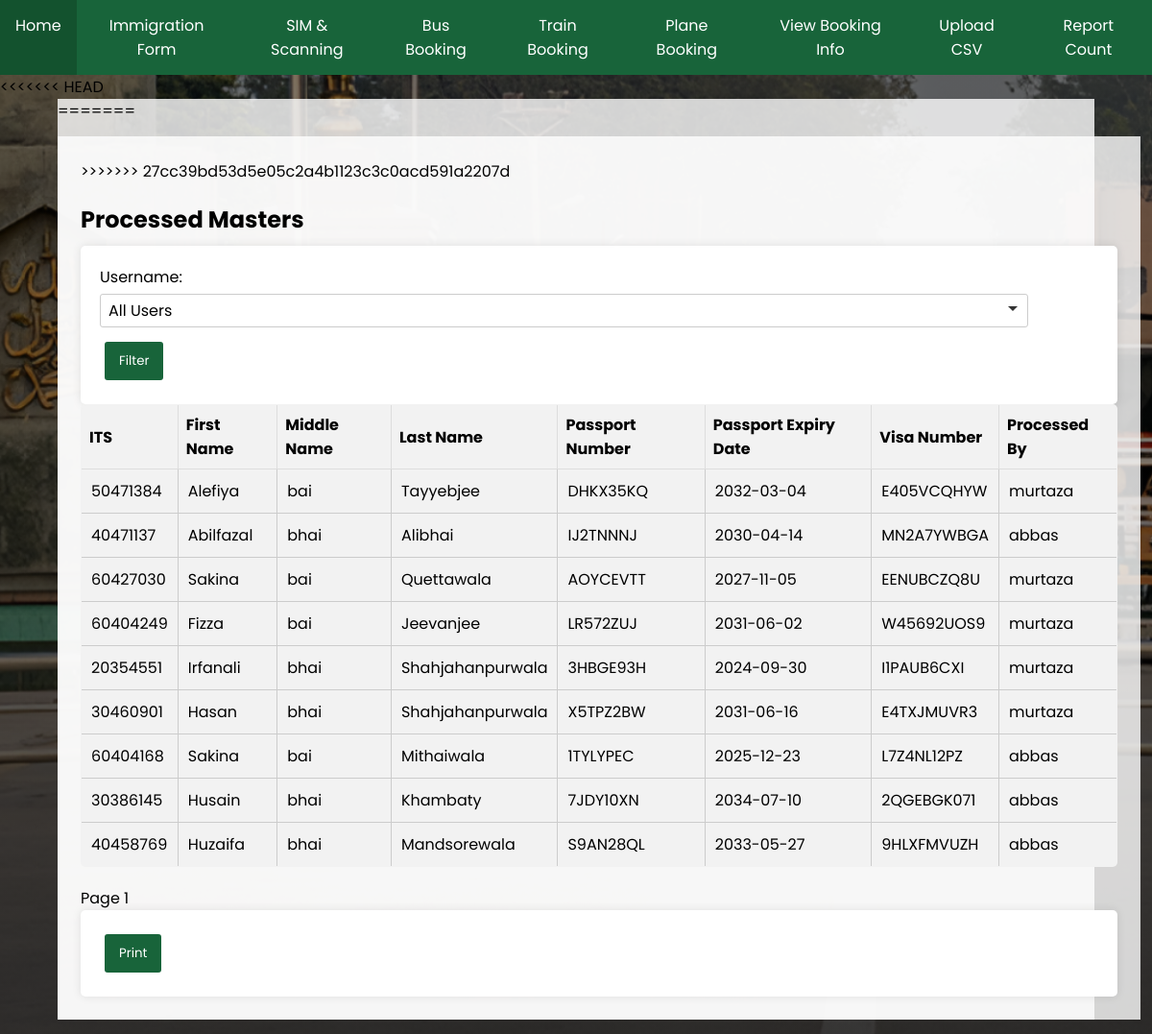
/processed-masters/, run on the app's committed database.
### database.py (models this page shows)
class ProcessedMaster(Base):
    __tablename__ = "processed_master"
    id = Column(Integer, primary_key=True, index=True)
    ITS = Column(Integer, ForeignKey('master.ITS'), unique=True, index=True)
    first_name = Column(String, index=True)
    middle_name = Column(String, index=True)
    last_name = Column(String, index=True)
    DOB = Column(Date)
    passport_No = Column(String, index=True)
    passport_Expiry = Column(Date, index=True)
    Visa_No = Column(String, index=True)
    Mode_of_Transport = Column(String, index=True)
    phone = Column(String, index=True)
    arrived = Column(Boolean, default=False)
    timestamp = Column(DateTime, default=func.now())
    processed_by = Column(String, ForeignKey('users.username'))

### main.py (the view)
@app.get("/processed-masters/", response_class=HTMLResponse)
async def get_processed_masters(
    request: Request,
    page: int = 1,
    user: str = None,  # Accept username from query parameter
    db: Session = Depends(get_db)
):
    users = db.query(User).all()
    total_count = db.query(func.count(ProcessedMaster.ITS)).scalar()
    query = db.query(ProcessedMaster)
    if user:
        query = query.filter(ProcessedMaster.processed_by == user)
    processed_masters = (
        query.offset((page - 1) * PAGE_SIZE)
        .limit(PAGE_SIZE)
        .all()
    )
    return templates.TemplateResponse(
        "processed_masters.html",
        {
            "request": request,
            "processed_masters": processed_masters,
            "page": page,
            "page_size": PAGE_SIZE,
            "total_count": total_count,
            "users": users,
            "selected_user": user,  # Pass the selected username to the template
        }
    )

### templates/processed_masters.html (shortened to what this page needs)
{% extends "base.html" %}
{% block content %}
<h2>Processed Masters</h2>
<form action="" method="get">
  <label for="user">Username:</label>
  <select name="user" id="user">
    <option value="">All Users</option>
  </select>
  <button type="submit">Filter</button>
</form>
<table>
  <tr>
    <th>ITS</th>
    <th>First Name</th>
    <th>Middle Name</th>
    <th>Last Name</th>
    <th>Passport Number</th>
    <th>Passport Expiry Date</th>
    <th>Visa Number</th>
    <th>Processed By</th>
  </tr>
  {% for master in processed_masters %}
    {% if not selected_user or master.processed_by == selected_user %}
    <tr>
      <td>{{ master.ITS }}</td>
      <td>{{ master.first_name }}</td>
      <td>{{ master.middle_name }}</td>
      <td>{{ master.last_name }}</td>
      <td>{{ master.passport_No }}</td>
      <td>{{ master.passport_Expiry }}</td>
      <td>{{ master.Visa_No }}</td>
      <td>{{ master.processed_by }}</td>
    </tr>
    {% endif %}
  {% endfor %}
</table>
{% if processed_masters %}
<div>
  Page {{ page }}
</div>
<div>
  <form action="/print" method="post">
    <button type="submit">Print</button>
  </form>
</div>
{% endif %}
{% endblock %}

### static/styles.css (style rules this page uses)
body { margin: 0; padding: 0; font-family: 'Poppins', sans-serif; background-image: linear-gradient(rgba(0, 0, 0, 0.5), rgba(0, 0, 0, 0.5)), url('Login Page bg.png'); background-size: cover; }
form { background-color: #fff; padding: 20px; border-radius: 5px; box-shadow: 0 0 10px rgba(0, 0, 0, 0.1); }
form label { display: block; margin-bottom: 5px; }
form input, form select { width: 93%; padding: 8px; margin-bottom: 10px; border: 1px solid #ccc; border-radius: 3px; }
form select { appearance: none; background-size: 10px; padding-right: 30px; }
form button { background-color: #18643A; color: #fff; padding: 10px 15px; border: none; border-radius: 3px; cursor: pointer; transition: background-color 0.3s; }
table { width: 100%; border-collapse: collapse; margin-bottom: 20px; background-color: #f2f2f2; }
table, th, td { border: 1px solid #ddd; }
th, td { padding: 8px; text-align: left; }
th { background-color: #f2f2f2; }
h1, h2, h3 { margin-bottom: 10px; }
button { background-color: #18643A; color: white; border: none; padding: 10px 20px; margin: 5px; cursor: pointer; border-radius: 5px; font-family: 'Poppins'; }
table { width: 100%; margin-bottom: 20px; border-collapse: collapse; border-radius: 5px; overflow: hidden; }
td { padding: 10px; border: 1px solid #ccc; text-align: left; }
th { text-align: left; }
select { font-family: 'poppins'; font-size: 1rem; border-radius:5px; margin-bottom: 0.5rem; }

### data on the page
ProcessedMaster: ITS "50471384", first_name "Alefiya", middle_name "bai", last_name "Tayyebjee", passport_No "DHKX35KQ", passport_Expiry "2032-03-04", Visa_No "E405VCQHYW", processed_by "murtaza"
ProcessedMaster: ITS "40471137", first_name "Abilfazal", middle_name "bhai", last_name "Alibhai", passport_No "IJ2TNNNJ", passport_Expiry "2030-04-14", Visa_No "MN2A7YWBGA", processed_by "abbas"
ProcessedMaster: ITS "60427030", first_name "Sakina", middle_name "bai", last_name "Quettawala", passport_No "AOYCEVTT", passport_Expiry "2027-11-05", Visa_No "EENUBCZQ8U", processed_by "murtaza"
ProcessedMaster: ITS "60404249", first_name "Fizza", middle_name "bai", last_name "Jeevanjee", passport_No "LR572ZUJ", passport_Expiry "2031-06-02", Visa_No "W45692UOS9", processed_by "murtaza"
ProcessedMaster: ITS "20354551", first_name "Irfanali", middle_name "bhai", last_name "Shahjahanpurwala", passport_No "3HBGE93H", passport_Expiry "2024-09-30", Visa_No "I1PAUB6CXI", processed_by "murtaza"
ProcessedMaster: ITS "30460901", first_name "Hasan", middle_name "bhai", last_name "Shahjahanpurwala", passport_No "X5TPZ2BW", passport_Expiry "2031-06-16", Visa_No "E4TXJMUVR3", processed_by "murtaza"
ProcessedMaster: ITS "60404168", first_name "Sakina", middle_name "bai", last_name "Mithaiwala", passport_No "1TYLYPEC", passport_Expiry "2025-12-23", Visa_No "L7Z4NL12PZ", processed_by "abbas"
ProcessedMaster: ITS "30386145", first_name "Husain", middle_name "bhai", last_name "Khambaty", passport_No "7JDY10XN", passport_Expiry "2034-07-10", Visa_No "2QGEBGK071", processed_by "abbas"
ProcessedMaster: ITS "40458769", first_name "Huzaifa", middle_name "bhai", last_name "Mandsorewala", passport_No "S9AN28QL", passport_Expiry "2033-05-27", Visa_No "9HLXFMVUZH", processed_by "abbas"

### other printed values
{{ page }} "1"
